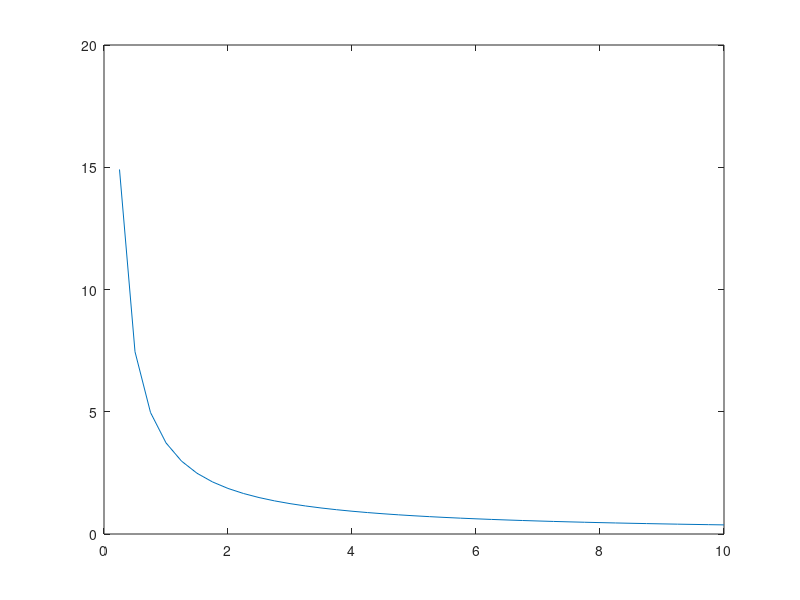

Reproduce this figure in MATLAB.
% Planta de Flujo
clc;
clear;
close all;
v=[-5:0.1:5];
K=4.1;
T=1.1;
tau=0.83;
s = [0:0.25:10];
% Primer Orden
G1= K./(T.*s);
E=exp(-0.83.*s);
G=G1.*E;
plot(s,G1)
